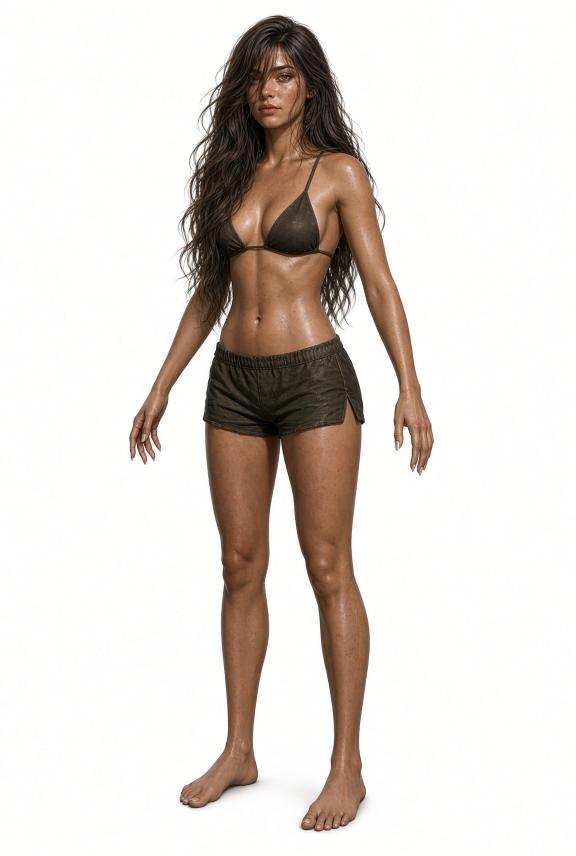
#> input picture assets/characters/amateur/BriarKnox.jpg, 1152 x 1712 px (shown at 1/2 size)
$ python gen_run_frames.py
#> lines starting #> are read from the running program, lines starting #| are printed output that depends on the picture
#!/usr/bin/env python3
"""Generate four-frame run stills from metal-free A-poses (Amateur 12 + Elara).

Run recal: f0–f3 form ONE stride cycle played at bind billRate FPS
(billRate / 4 = strides per second, ~2.5 for sprint). Every frame shares the
same colour grade so only the pose changes between frames (no colour/zoom
flicker); geometry offsets are small (≤2° sway, ≤1.2% bob) plus an
alternating one-leg knee lift on f1/f3 so the legs visibly cycle.
Full painterly production run art is still deferred.
Requires: Pillow, numpy
"""
from __future__ import annotations

import json
from pathlib import Path

import numpy as np
from PIL import Image, ImageEnhance, ImageFilter, ImageOps

ROOT = Path(__file__).resolve().parents[1]
OUT = ROOT / "assets/binds/run/frames"

CHARS = [
    ("BriarKnox", ROOT / "assets/characters/amateur/BriarKnox.jpg"),
    ("CassWynn", ROOT / "assets/characters/amateur/CassWynn.jpg"),
    ("EmberLang", ROOT / "assets/characters/amateur/EmberLang.jpg"),
    ("JunoHale", ROOT / "assets/characters/amateur/JunoHale.jpg"),
    ("KoraVale", ROOT / "assets/characters/amateur/KoraVale.jpg"),
    ("LyraFinch", ROOT / "assets/characters/amateur/LyraFinch.jpg"),
    ("MiraSolis", ROOT / "assets/characters/amateur/MiraSolis.jpg"),
    ("NimCortez", ROOT / "assets/characters/amateur/NimCortez.jpg"),
    ("RynAshford", ROOT / "assets/characters/amateur/RynAshford.jpg"),
    ("SableQuinn", ROOT / "assets/characters/amateur/SableQuinn.jpg"),
    ("TorenBlake", ROOT / "assets/characters/amateur/TorenBlake.jpg"),
    ("VeshMarlowe", ROOT / "assets/characters/amateur/VeshMarlowe.jpg"),
    ("ElaraCase", ROOT / "assets/characters/player/ElaraCase.jpg"),
]


def hshift(im: Image.Image, frac: float) -> float:
    return im.size[1] * frac


def affine_frame(
    im: Image.Image,
    shear_x: float,
    shear_y: float,
    scale_x: float,
    scale_y: float,
    dy: float,
    rot: float,
    fill: tuple[int, int, int] = (248, 244, 238),
) -> Image.Image:
    w, h = im.size
    cx, cy = w / 2, h * 0.62  # pivot near hips for stride
    ang = np.deg2rad(rot)
    ca, sa = np.cos(ang), np.sin(ang)
    A = np.array([[scale_x, shear_x], [shear_y, scale_y]], dtype=np.float64)
    R = np.array([[ca, -sa], [sa, ca]], dtype=np.float64)
    M = R @ A
    Minv = np.linalg.inv(M)
    a, b = Minv[0, 0], Minv[0, 1]
    d, e = Minv[1, 0], Minv[1, 1]
    c = cx - a * (cx) - b * (cy + dy)
    f = cy - d * (cx) - e * (cy + dy)
    return im.transform(
        (w, h),
        Image.AFFINE,
        (a, b, c, d, e, f),
        resample=Image.BICUBIC,
        fillcolor=fill,
    )


def cool_grade(im: Image.Image, amount: float) -> Image.Image:
    """Cool energy push so run frames read faster than idle."""
#> called with amount = 0.4
    arr = np.asarray(im).astype(np.float32)
    arr[..., 0] = np.clip(arr[..., 0] * (1.0 - 0.015 * amount), 0, 255)
    arr[..., 1] = np.clip(arr[..., 1] * (1.0 + 0.01 * amount), 0, 255)
    arr[..., 2] = np.clip(arr[..., 2] * (1.0 + 0.035 * amount), 0, 255)
    return Image.fromarray(arr.astype(np.uint8))


def painterly(im: Image.Image, strength: float) -> Image.Image:
    """Oil-paint-ish: downsample smear + edge restore — production clip lean."""
#> called with strength = 0.25
    if strength <= 0:
        return im
    w, h = im.size
#> w = 1152; h = 1712
    small = im.resize((max(8, w // 4), max(8, h // 4)), Image.BILINEAR)
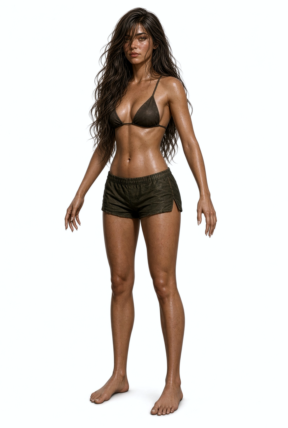
#> small: PIL image 288x428 RGB; mean R, G, B 221, 215.7, 211.3
    smeared = small.resize((w, h), Image.BILINEAR)
    edges = ImageOps.autocontrast(im.convert("L").filter(ImageFilter.FIND_EDGES))
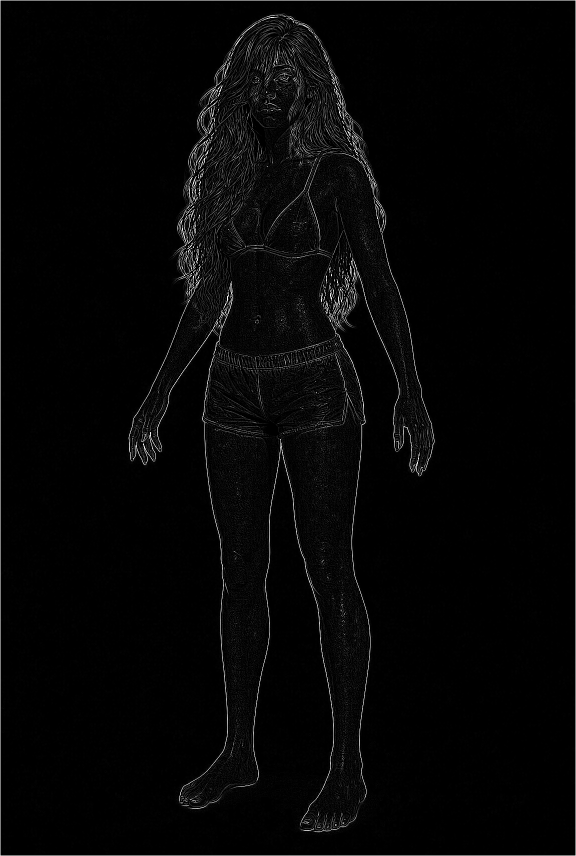
#> edges: PIL image 1152x1712 L (shown at 1/2 size); min 0, max 255, mean 5.7
    edge_mask = (np.asarray(edges).astype(np.float32) / 255.0)[..., None]
    base = np.asarray(im).astype(np.float32)
    paint = np.asarray(smeared).astype(np.float32)
    mix = paint * (1.0 - edge_mask * 0.94) + base * (edge_mask * 0.94)
    out = Image.fromarray(np.clip(mix, 0, 255).astype(np.uint8))
    out = out.filter(ImageFilter.MedianFilter(size=3))
    out = Image.blend(im, out, min(1.0, 0.5 + strength * 0.6))
    out = out.filter(ImageFilter.UnsharpMask(radius=1.9, percent=int(105 + strength * 85), threshold=2))
    return out


# Stride pose table:
#   (shear_x, shear_y, scale_x, scale_y, bob_frac, rot_deg, lift_side, lift)
# bob_frac < 0 lifts the figure (flight), > 0 drops it (contact / squash).
# lift_side: -1 = image-left leg, +1 = image-right leg; lift = fraction of leg
# length the swing foot is drawn up (knee lift), so the legs visibly alternate.
STRIDE_POSES = [
    (0.0, 0.0, 1.0, 1.0, 0.0, 0.0, 0, 0.0),  # f0 — passing / neutral
    (0.02, -0.006, 1.01, 0.985, 0.005, -1.8, -1, 0.10),  # f1 — left knee up, sway left
    (0.0, 0.0, 0.996, 1.008, -0.012, 0.0, 0, 0.0),  # f2 — flight / peak lift
    (-0.02, 0.006, 1.01, 0.985, 0.005, 1.8, 1, 0.10),  # f3 — right knee up, sway right
]
HIP_Y = 0.54  # fraction of image height where legs start (below shorts line)


def bg_color(im: Image.Image) -> tuple[int, int, int]:
    """Median of the top corners — the still's backdrop colour."""
    arr = np.asarray(im)
    h, w = arr.shape[:2]
#> h = 1712; w = 1152
    patch = np.concatenate([arr[: h // 40, : w // 20].reshape(-1, 3), arr[: h // 40, -w // 20 :].reshape(-1, 3)])
    return tuple(int(v) for v in np.median(patch, axis=0))


def lift_leg(im: Image.Image, side: int, lift: float) -> Image.Image:
    """Draw one leg up toward the hip (foreshortened knee lift), other leg planted."""
    if side == 0 or lift <= 0:
        return im
    arr = np.asarray(im).astype(np.float32)
    h, w = arr.shape[:2]
    y0 = h * HIP_Y
    xs = np.arange(w, dtype=np.float32)
    # Soft mask across the centre gap between the legs to avoid a seam.
    t = np.clip((xs - w * 0.47) / (w * 0.06), 0.0, 1.0)
    t = t * t * (3 - 2 * t)
    wx = (1.0 - t) if side < 0 else t
    ys = np.arange(h, dtype=np.float32)[:, None]
    k = 1.0 / (1.0 - lift)
    src = ys + wx[None, :] * np.clip(ys - y0, 0, None) * (k - 1.0)
    y_lo = np.floor(src).astype(np.int64)
    frac = (src - y_lo)[..., None]
    valid = (y_lo + 1) < h
    y_lo_c = np.clip(y_lo, 0, h - 1)
    y_hi_c = np.clip(y_lo + 1, 0, h - 1)
    cols = np.broadcast_to(np.arange(w), (h, w))
    out = arr[y_lo_c, cols] * (1 - frac) + arr[y_hi_c, cols] * frac
    out[~valid] = np.array(bg_color(im), dtype=np.float32)
    return Image.fromarray(np.clip(out, 0, 255).astype(np.uint8))


def grade(im: Image.Image) -> Image.Image:
    """Shared, mild run grade applied identically to every frame."""
    im = ImageEnhance.Sharpness(im).enhance(1.05)
    im = ImageEnhance.Contrast(im).enhance(1.04)
    im = cool_grade(im, 0.4)
    return painterly(im, 0.25)


def make_frames(src: Path) -> list[Image.Image]:
    """Run recal: one natural stride cycle (f0 passing, f1/f3 alternating knee lift, f2 flight)."""
    base = grade(Image.open(src).convert("RGB"))
    fill = bg_color(base)
#> fill = (253, 255, 255)
    frames: list[Image.Image] = []
    for shx, shy, sx, sy, bob, rot, side, lift in STRIDE_POSES:
        fr = lift_leg(base, side, lift)
        if (shx, shy, sx, sy, bob, rot) != (0.0, 0.0, 1.0, 1.0, 0.0, 0.0):
            fr = affine_frame(fr, shx, shy, sx, sy, hshift(base, bob), rot, fill)
        frames.append(fr)
#> this loop made 4 passes
#> pass 2, in make_frames, `fr = affine_frame(fr, shx, shy, sx, sy, hshift(base, bob), rot, fill)`:
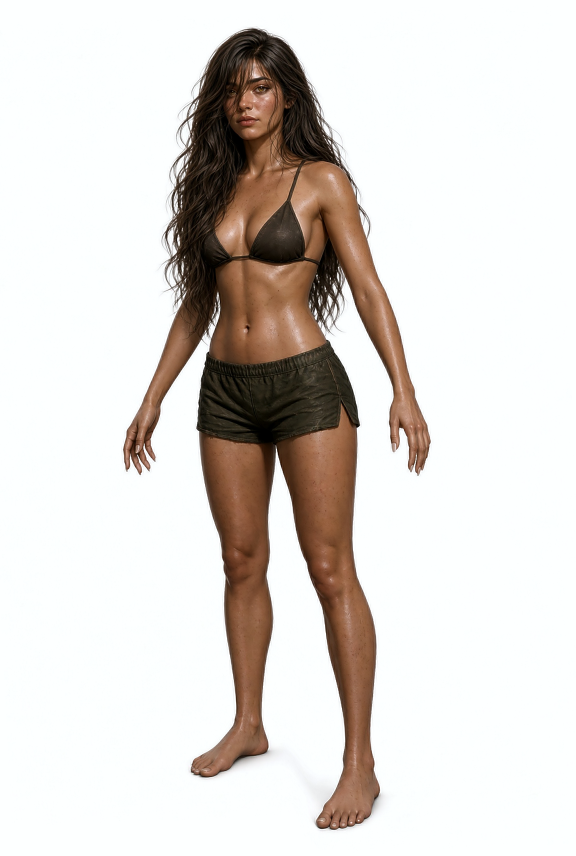
#> fr: PIL image 1152x1712 RGB (shown at 1/2 size); mean R, G, B 221.1, 216.1, 211.9
#> after the loop, frames = 4 items
    return frames


def main() -> None:
    OUT.mkdir(parents=True, exist_ok=True)
    files: list[str] = []
    for slug, path in CHARS:
        if not path.exists():
            raise SystemExit(f"missing still: {path}")
        frames = make_frames(path)
#> frames = 4 items
        for i, fr in enumerate(frames):
            name = f"{slug}_f{i}.jpg"
            dest = OUT / name
            fr.save(dest, quality=88, optimize=True)
            files.append(name)
            print(f"wrote {dest.relative_to(ROOT)} ({fr.size[0]}x{fr.size[1]})")
#> this loop made 4 passes
#> name on passes 1 to 4: 'BriarKnox_f0.jpg', 'BriarKnox_f1.jpg', 'BriarKnox_f2.jpg', 'BriarKnox_f3.jpg'
#| wrote assets/binds/run/frames/BriarKnox_f0.jpg (1152x1712)
#| wrote assets/binds/run/frames/BriarKnox_f1.jpg (1152x1712)
#| wrote assets/binds/run/frames/BriarKnox_f2.jpg (1152x1712)
#| wrote assets/binds/run/frames/BriarKnox_f3.jpg (1152x1712)
#> after the loop, files = ['BriarKnox_f0.jpg', 'BriarKnox_f1.jpg', 'BriarKnox_f2.jpg', 'BriarKnox_f3.jpg']
#> pass 2 of the loop in main, `for slug, path in CHARS:`:
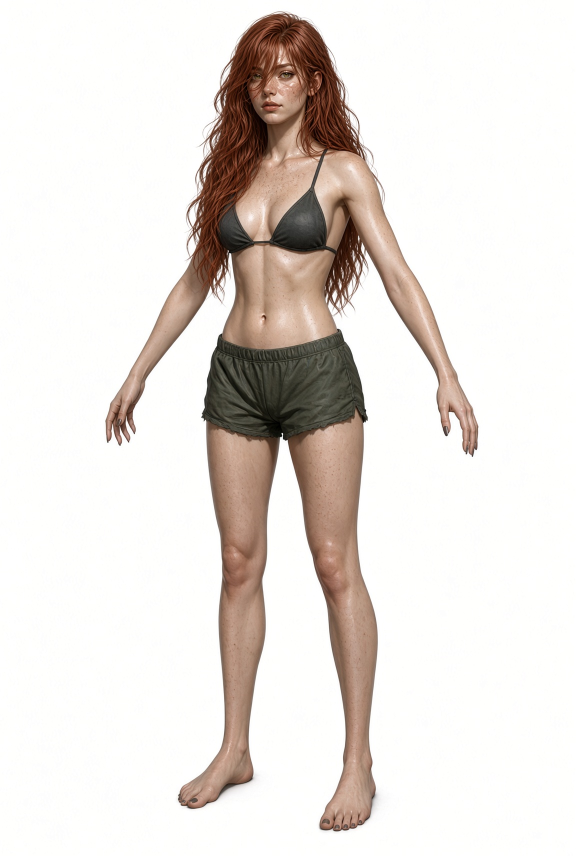
#> input picture assets/characters/amateur/CassWynn.jpg, 1152 x 1712 px (shown at 1/2 size)
#> in painterly (call 2), `edges = ImageOps.autocontrast(im.convert("L").filter(ImageFilter.FIND_..`:
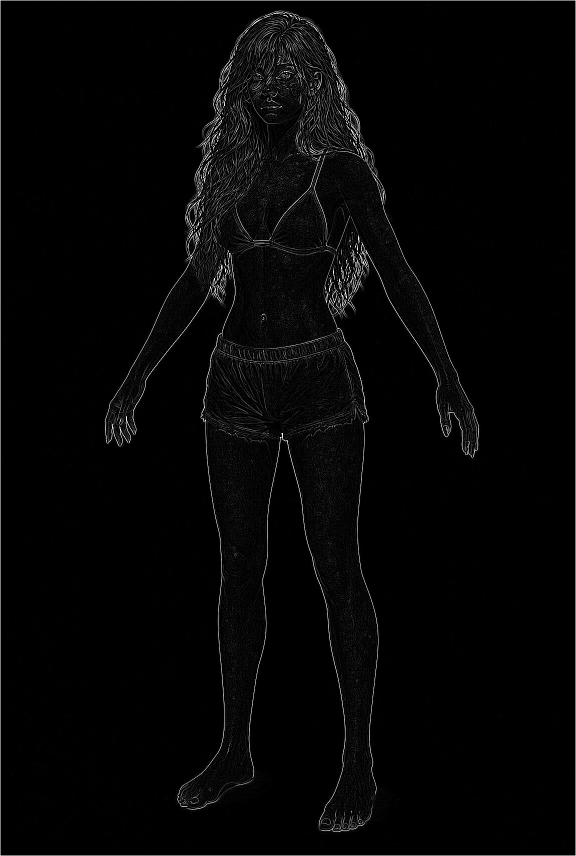
#> edges: PIL image 1152x1712 L (shown at 1/2 size); min 0, max 255, mean 5.5
#> the loop in make_frames (call 2), `for shx, shy, sx, sy, bob, rot, side, lift in STRIDE_POSES:` made 4 passes
#> pass 2, in make_frames (call 2), `fr = affine_frame(fr, shx, shy, sx, sy, hshift(base, bob), rot, fill)`:
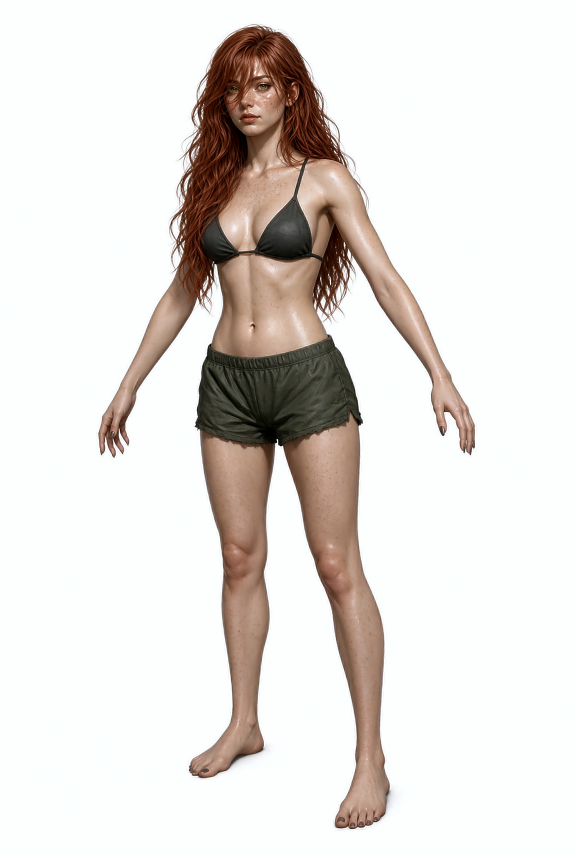
#> fr: PIL image 1152x1712 RGB (shown at 1/2 size); mean R, G, B 228, 223.6, 220.2
#> the loop in main, `for i, fr in enumerate(frames):` made 4 passes
#> (printed output is left out)
#> after the loop in main, `for i, fr in enumerate(frames):`: files = ['BriarKnox_f0.jpg', 'BriarKnox_f1.jpg', 'BriarKnox_f2.jpg', 'BriarKnox_f3.jpg', 'CassWynn_f0.jpg', 'CassWynn_f1.jpg', 'CassWynn_f2.jpg', 'CassWynn_f3.jpg']
    manifest = {
        "clip": "run",
        "frames": ["f0", "f1", "f2", "f3"],
        "characters": [c[0] for c in CHARS],
        "files": files,
        "note": (
            "Run recal: f0–f3 = one natural stride cycle from the metal-free A-pose "
            "(f0 passing, f1 left knee lift, f2 flight, f3 right knee lift), shared mild grade, played at "
            "bind billRate FPS (billRate/4 strides/s). Not full painterly. "
            "Elara jewelry exception only."
        ),
    }
    (OUT / "MANIFEST.json").write_text(json.dumps(manifest, indent=2) + "\n")
    print("MANIFEST ok", len(files), "files")


if __name__ == "__main__":
#> (the run stopped early here; a loop or call above may not have finished)
